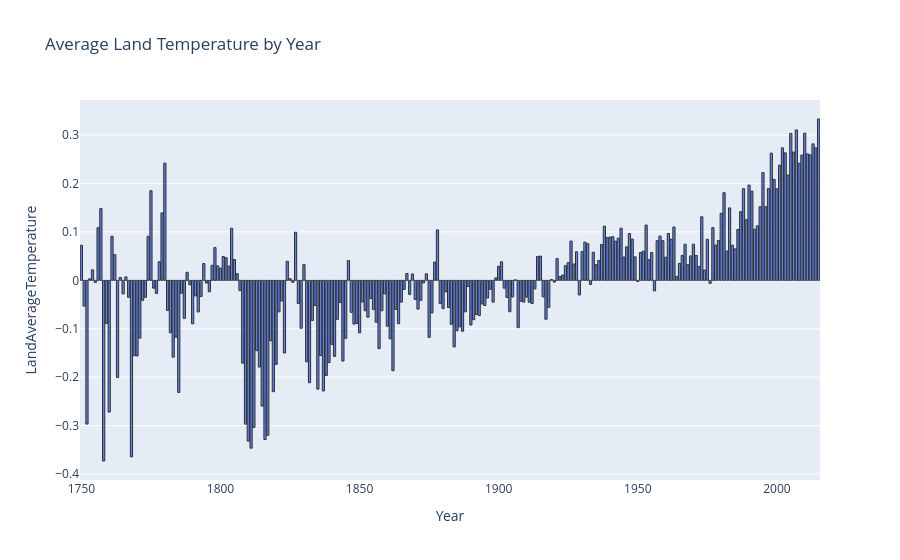

The notebook cell this image was saved under:
### Markdown cell above
# Customize bars

### Code cell
yearly_temp = data.groupby(data['dt'].dt.year)['LandAverageTemperature'].mean().reset_index()
yearly_temp.columns = ['Year', 'LandAverageTemperature']

fig = px.bar(
    yearly_temp,
    x='Year',
    y='LandAverageTemperature',
    title='Average Land Temperature by Year'
)

fig.update_traces(
    marker_color='royalblue',
    opacity=0.8,
    marker_line_color='black',
    marker_line_width=1
)

fig.show()

### Figure 1 — Plotly figure (JSON) as saved in the notebook; plotly's stock layout.template omitted (floating-point values rounded to 4 significant figures; data arrays with more than 128 entries replaced by an {"elided": "..."} marker saying what was removed)
{"data": [{"hovertemplate": "Year=%{x}<br>LandAverageTemperature=%{y}<extra></extra>", "legendgroup": "", "marker": {"color": "royalblue", "line": {"color": "black", "width": 1}, "pattern": {"shape": ""}}, "name": "", "opacity": 0.8, "orientation": "v", "showlegend": false, "textposition": "auto", "type": "bar", "x": {"elided": "266 int values"}, "xaxis": "x", "y": {"elided": "266 float values"}, "yaxis": "y"}], "layout": {"barmode": "relative", "legend": {"tracegroupgap": 0}, "title": {"text": "Average Land Temperature by Year"}, "xaxis": {"anchor": "y", "domain": [0, 1], "title": {"text": "Year"}}, "yaxis": {"anchor": "x", "domain": [0, 1], "title": {"text": "LandAverageTemperature"}}}}
